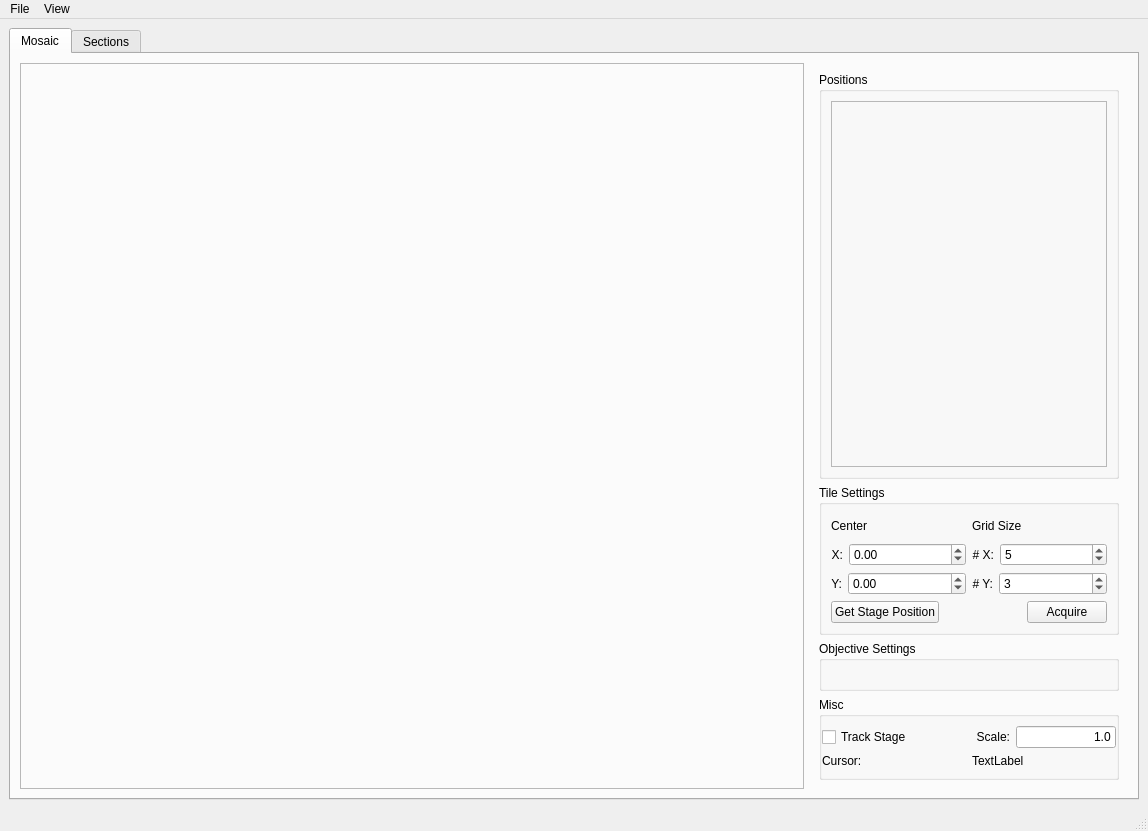
<?xml version="1.0" encoding="UTF-8"?>
<ui version="4.0">
 <class>MainWindow</class>
 <widget class="QMainWindow" name="MainWindow">
  <property name="geometry">
   <rect>
    <x>0</x>
    <y>0</y>
    <width>1148</width>
    <height>831</height>
   </rect>
  </property>
  <property name="windowTitle">
   <string>Steve</string>
  </property>
  <widget class="QWidget" name="centralwidget">
   <layout class="QGridLayout" name="gridLayout_2">
    <item row="0" column="0">
     <widget class="QTabWidget" name="tabWidget">
      <property name="currentIndex">
       <number>0</number>
      </property>
      <widget class="QWidget" name="mosaicTab">
       <attribute name="title">
        <string>Mosaic</string>
       </attribute>
       <layout class="QHBoxLayout" name="horizontalLayout_2">
        <item>
         <widget class="QFrame" name="mosaicFrame">
          <property name="frameShape">
           <enum>QFrame::StyledPanel</enum>
          </property>
          <property name="frameShadow">
           <enum>QFrame::Raised</enum>
          </property>
         </widget>
        </item>
        <item>
         <widget class="QWidget" name="widget" native="true">
          <property name="sizePolicy">
           <sizepolicy hsizetype="Maximum" vsizetype="Preferred">
            <horstretch>0</horstretch>
            <verstretch>0</verstretch>
           </sizepolicy>
          </property>
          <property name="minimumSize">
           <size>
            <width>0</width>
            <height>0</height>
           </size>
          </property>
          <property name="maximumSize">
           <size>
            <width>16777215</width>
            <height>100000</height>
           </size>
          </property>
          <layout class="QVBoxLayout" name="verticalLayout_2">
           <item>
            <widget class="QGroupBox" name="positionsGroupBox">
             <property name="sizePolicy">
              <sizepolicy hsizetype="Preferred" vsizetype="Expanding">
               <horstretch>0</horstretch>
               <verstretch>0</verstretch>
              </sizepolicy>
             </property>
             <property name="minimumSize">
              <size>
               <width>0</width>
               <height>0</height>
              </size>
             </property>
             <property name="maximumSize">
              <size>
               <width>10000</width>
               <height>10000</height>
              </size>
             </property>
             <property name="title">
              <string>Positions</string>
             </property>
             <layout class="QVBoxLayout" name="verticalLayout_4">
              <item>
               <widget class="QFrame" name="positionsFrame">
                <property name="frameShape">
                 <enum>QFrame::StyledPanel</enum>
                </property>
                <property name="frameShadow">
                 <enum>QFrame::Raised</enum>
                </property>
               </widget>
              </item>
             </layout>
            </widget>
           </item>
           <item>
            <widget class="QGroupBox" name="tilesGroupBox">
             <property name="minimumSize">
              <size>
               <width>300</width>
               <height>150</height>
              </size>
             </property>
             <property name="maximumSize">
              <size>
               <width>300</width>
               <height>300</height>
              </size>
             </property>
             <property name="title">
              <string>Tile Settings</string>
             </property>
             <layout class="QVBoxLayout" name="verticalLayout_8">
              <item>
               <layout class="QHBoxLayout" name="horizontalLayout_8">
                <item>
                 <layout class="QVBoxLayout" name="verticalLayout_3">
                  <item>
                   <widget class="QLabel" name="startingPositionLabel">
                    <property name="font">
                     <font>
                      <weight>50</weight>
                      <bold>false</bold>
                     </font>
                    </property>
                    <property name="text">
                     <string>Center</string>
                    </property>
                    <property name="alignment">
                     <set>Qt::AlignLeading|Qt::AlignLeft|Qt::AlignVCenter</set>
                    </property>
                   </widget>
                  </item>
                  <item>
                   <layout class="QHBoxLayout" name="horizontalLayout_4">
                    <item>
                     <widget class="QLabel" name="xPosLabel">
                      <property name="text">
                       <string>X:</string>
                      </property>
                      <property name="alignment">
                       <set>Qt::AlignRight|Qt::AlignTrailing|Qt::AlignVCenter</set>
                      </property>
                     </widget>
                    </item>
                    <item>
                     <widget class="QDoubleSpinBox" name="xStartPosSpinBox">
                      <property name="sizePolicy">
                       <sizepolicy hsizetype="MinimumExpanding" vsizetype="Fixed">
                        <horstretch>0</horstretch>
                        <verstretch>0</verstretch>
                       </sizepolicy>
                      </property>
                      <property name="minimum">
                       <double>-50000.000000000000000</double>
                      </property>
                      <property name="maximum">
                       <double>50000.000000000000000</double>
                      </property>
                     </widget>
                    </item>
                   </layout>
                  </item>
                  <item>
                   <layout class="QHBoxLayout" name="horizontalLayout_6">
                    <item>
                     <widget class="QLabel" name="yPosLabel">
                      <property name="text">
                       <string>Y:</string>
                      </property>
                      <property name="alignment">
                       <set>Qt::AlignRight|Qt::AlignTrailing|Qt::AlignVCenter</set>
                      </property>
                     </widget>
                    </item>
                    <item>
                     <widget class="QDoubleSpinBox" name="yStartPosSpinBox">
                      <property name="sizePolicy">
                       <sizepolicy hsizetype="MinimumExpanding" vsizetype="Fixed">
                        <horstretch>0</horstretch>
                        <verstretch>0</verstretch>
                       </sizepolicy>
                      </property>
                      <property name="minimum">
                       <double>-50000.000000000000000</double>
                      </property>
                      <property name="maximum">
                       <double>500000.000000000000000</double>
                      </property>
                     </widget>
                    </item>
                   </layout>
                  </item>
                 </layout>
                </item>
                <item>
                 <layout class="QVBoxLayout" name="verticalLayout_7">
                  <item>
                   <widget class="QLabel" name="gridDimLabel">
                    <property name="font">
                     <font>
                      <weight>50</weight>
                      <bold>false</bold>
                     </font>
                    </property>
                    <property name="text">
                     <string>Grid Size</string>
                    </property>
                    <property name="alignment">
                     <set>Qt::AlignLeading|Qt::AlignLeft|Qt::AlignVCenter</set>
                    </property>
                   </widget>
                  </item>
                  <item>
                   <layout class="QHBoxLayout" name="horizontalLayout_5">
                    <item>
                     <widget class="QLabel" name="numXLabel">
                      <property name="text">
                       <string># X:</string>
                      </property>
                      <property name="alignment">
                       <set>Qt::AlignRight|Qt::AlignTrailing|Qt::AlignVCenter</set>
                      </property>
                     </widget>
                    </item>
                    <item>
                     <widget class="QSpinBox" name="xSpinBox">
                      <property name="sizePolicy">
                       <sizepolicy hsizetype="MinimumExpanding" vsizetype="Fixed">
                        <horstretch>0</horstretch>
                        <verstretch>0</verstretch>
                       </sizepolicy>
                      </property>
                      <property name="minimum">
                       <number>1</number>
                      </property>
                      <property name="value">
                       <number>5</number>
                      </property>
                     </widget>
                    </item>
                   </layout>
                  </item>
                  <item>
                   <layout class="QHBoxLayout" name="horizontalLayout_7">
                    <item>
                     <widget class="QLabel" name="numYLabel">
                      <property name="text">
                       <string># Y:</string>
                      </property>
                      <property name="alignment">
                       <set>Qt::AlignRight|Qt::AlignTrailing|Qt::AlignVCenter</set>
                      </property>
                     </widget>
                    </item>
                    <item>
                     <widget class="QSpinBox" name="ySpinBox">
                      <property name="sizePolicy">
                       <sizepolicy hsizetype="MinimumExpanding" vsizetype="Fixed">
                        <horstretch>0</horstretch>
                        <verstretch>0</verstretch>
                       </sizepolicy>
                      </property>
                      <property name="minimum">
                       <number>1</number>
                      </property>
                      <property name="value">
                       <number>3</number>
                      </property>
                     </widget>
                    </item>
                   </layout>
                  </item>
                 </layout>
                </item>
               </layout>
              </item>
              <item>
               <layout class="QHBoxLayout" name="horizontalLayout_10">
                <item>
                 <widget class="QPushButton" name="getStagePosButton">
                  <property name="maximumSize">
                   <size>
                    <width>150</width>
                    <height>16777215</height>
                   </size>
                  </property>
                  <property name="text">
                   <string>Get Stage Position</string>
                  </property>
                 </widget>
                </item>
                <item>
                 <spacer name="horizontalSpacer_2">
                  <property name="orientation">
                   <enum>Qt::Horizontal</enum>
                  </property>
                  <property name="sizeHint" stdset="0">
                   <size>
                    <width>40</width>
                    <height>20</height>
                   </size>
                  </property>
                 </spacer>
                </item>
                <item>
                 <widget class="QPushButton" name="imageGridButton">
                  <property name="maximumSize">
                   <size>
                    <width>150</width>
                    <height>16777215</height>
                   </size>
                  </property>
                  <property name="text">
                   <string>Acquire</string>
                  </property>
                 </widget>
                </item>
               </layout>
              </item>
             </layout>
            </widget>
           </item>
           <item>
            <widget class="ObjectivesGroupBox" name="objectivesGroupBox">
             <property name="minimumSize">
              <size>
               <width>250</width>
               <height>50</height>
              </size>
             </property>
             <property name="maximumSize">
              <size>
               <width>300</width>
               <height>300</height>
              </size>
             </property>
             <property name="title">
              <string>Objective Settings</string>
             </property>
            </widget>
           </item>
           <item>
            <widget class="QGroupBox" name="miscGroupBox">
             <property name="minimumSize">
              <size>
               <width>0</width>
               <height>20</height>
              </size>
             </property>
             <property name="title">
              <string>Misc</string>
             </property>
             <layout class="QVBoxLayout" name="verticalLayout">
              <property name="leftMargin">
               <number>0</number>
              </property>
              <property name="rightMargin">
               <number>0</number>
              </property>
              <item>
               <layout class="QHBoxLayout" name="horizontalLayout">
                <item>
                 <widget class="QCheckBox" name="trackStageCheckBox">
                  <property name="text">
                   <string>Track Stage</string>
                  </property>
                 </widget>
                </item>
                <item>
                 <widget class="QLabel" name="scaleLabel">
                  <property name="text">
                   <string>Scale:</string>
                  </property>
                  <property name="alignment">
                   <set>Qt::AlignRight|Qt::AlignTrailing|Qt::AlignVCenter</set>
                  </property>
                 </widget>
                </item>
                <item>
                 <widget class="QLineEdit" name="scaleLineEdit">
                  <property name="sizePolicy">
                   <sizepolicy hsizetype="Preferred" vsizetype="Fixed">
                    <horstretch>0</horstretch>
                    <verstretch>0</verstretch>
                   </sizepolicy>
                  </property>
                  <property name="maximumSize">
                   <size>
                    <width>100</width>
                    <height>16777215</height>
                   </size>
                  </property>
                  <property name="text">
                   <string>1.0</string>
                  </property>
                  <property name="alignment">
                   <set>Qt::AlignRight|Qt::AlignTrailing|Qt::AlignVCenter</set>
                  </property>
                 </widget>
                </item>
               </layout>
              </item>
              <item>
               <layout class="QHBoxLayout" name="horizontalLayout_9">
                <item>
                 <widget class="QLabel" name="cursorPosition">
                  <property name="sizePolicy">
                   <sizepolicy hsizetype="Preferred" vsizetype="Fixed">
                    <horstretch>0</horstretch>
                    <verstretch>0</verstretch>
                   </sizepolicy>
                  </property>
                  <property name="text">
                   <string>Cursor:</string>
                  </property>
                  <property name="alignment">
                   <set>Qt::AlignLeading|Qt::AlignLeft|Qt::AlignVCenter</set>
                  </property>
                 </widget>
                </item>
                <item>
                 <widget class="QLabel" name="mosaicLabel">
                  <property name="sizePolicy">
                   <sizepolicy hsizetype="Preferred" vsizetype="Fixed">
                    <horstretch>0</horstretch>
                    <verstretch>0</verstretch>
                   </sizepolicy>
                  </property>
                  <property name="text">
                   <string>TextLabel</string>
                  </property>
                  <property name="alignment">
                   <set>Qt::AlignLeading|Qt::AlignLeft|Qt::AlignVCenter</set>
                  </property>
                 </widget>
                </item>
               </layout>
              </item>
             </layout>
            </widget>
           </item>
          </layout>
         </widget>
        </item>
       </layout>
      </widget>
      <widget class="QWidget" name="sectionsTab">
       <attribute name="title">
        <string>Sections</string>
       </attribute>
       <layout class="QHBoxLayout" name="horizontalLayout_3">
        <item>
         <widget class="QFrame" name="sectionsDisplayFrame">
          <property name="frameShape">
           <enum>QFrame::StyledPanel</enum>
          </property>
          <property name="frameShadow">
           <enum>QFrame::Raised</enum>
          </property>
         </widget>
        </item>
        <item>
         <widget class="QWidget" name="sectionsWidget" native="true">
          <property name="minimumSize">
           <size>
            <width>0</width>
            <height>0</height>
           </size>
          </property>
          <property name="maximumSize">
           <size>
            <width>300</width>
            <height>16777215</height>
           </size>
          </property>
          <layout class="QVBoxLayout" name="verticalLayout_5">
           <item>
            <widget class="QGroupBox" name="sectionsGroupBox">
             <property name="maximumSize">
              <size>
               <width>100000</width>
               <height>16777215</height>
              </size>
             </property>
             <property name="title">
              <string>Sections</string>
             </property>
             <layout class="QVBoxLayout" name="verticalLayout_6">
              <item>
               <widget class="QScrollArea" name="sectionsScrollArea">
                <property name="sizePolicy">
                 <sizepolicy hsizetype="Preferred" vsizetype="Preferred">
                  <horstretch>0</horstretch>
                  <verstretch>0</verstretch>
                 </sizepolicy>
                </property>
                <property name="widgetResizable">
                 <bool>true</bool>
                </property>
                <widget class="QWidget" name="scrollAreaWidgetContents_2">
                 <property name="geometry">
                  <rect>
                   <x>0</x>
                   <y>0</y>
                   <width>98</width>
                   <height>28</height>
                  </rect>
                 </property>
                </widget>
               </widget>
              </item>
             </layout>
            </widget>
           </item>
           <item>
            <widget class="QGroupBox" name="sectionViewSettingsGroupBox">
             <property name="maximumSize">
              <size>
               <width>16777215</width>
               <height>120</height>
              </size>
             </property>
             <property name="title">
              <string>Section View Settings</string>
             </property>
             <layout class="QGridLayout" name="gridLayout">
              <item row="1" column="0">
               <widget class="QLabel" name="thresholdLabel">
                <property name="text">
                 <string>Threshold</string>
                </property>
               </widget>
              </item>
              <item row="4" column="1">
               <widget class="QSlider" name="foregroundOpacitySlider">
                <property name="sizePolicy">
                 <sizepolicy hsizetype="Preferred" vsizetype="Preferred">
                  <horstretch>0</horstretch>
                  <verstretch>0</verstretch>
                 </sizepolicy>
                </property>
                <property name="maximum">
                 <number>100</number>
                </property>
                <property name="value">
                 <number>50</number>
                </property>
                <property name="orientation">
                 <enum>Qt::Horizontal</enum>
                </property>
               </widget>
              </item>
              <item row="0" column="0">
               <widget class="QCheckBox" name="moveAllSectionsCheckBox">
                <property name="text">
                 <string>Move All Sections</string>
                </property>
               </widget>
              </item>
              <item row="4" column="0">
               <widget class="QLabel" name="foregroundOpacityLabel">
                <property name="text">
                 <string>Section Opacity</string>
                </property>
               </widget>
              </item>
              <item row="0" column="1">
               <widget class="QCheckBox" name="showFeaturesCheckBox">
                <property name="text">
                 <string>Show Features</string>
                </property>
               </widget>
              </item>
              <item row="2" column="0">
               <widget class="QLabel" name="backgroundLabel">
                <property name="text">
                 <string>Background Type</string>
                </property>
               </widget>
              </item>
              <item row="2" column="1">
               <widget class="QComboBox" name="backgroundComboBox">
                <item>
                 <property name="text">
                  <string>Mean</string>
                 </property>
                </item>
               </widget>
              </item>
              <item row="1" column="1">
               <widget class="QSlider" name="thresholdSlider">
                <property name="sizePolicy">
                 <sizepolicy hsizetype="Preferred" vsizetype="Preferred">
                  <horstretch>0</horstretch>
                  <verstretch>0</verstretch>
                 </sizepolicy>
                </property>
                <property name="maximum">
                 <number>100</number>
                </property>
                <property name="value">
                 <number>50</number>
                </property>
                <property name="orientation">
                 <enum>Qt::Horizontal</enum>
                </property>
               </widget>
              </item>
             </layout>
            </widget>
           </item>
          </layout>
         </widget>
        </item>
       </layout>
      </widget>
     </widget>
    </item>
   </layout>
  </widget>
  <widget class="QMenuBar" name="menubar">
   <property name="geometry">
    <rect>
     <x>0</x>
     <y>0</y>
     <width>1148</width>
     <height>21</height>
    </rect>
   </property>
   <widget class="QMenu" name="menuFile">
    <property name="title">
     <string>File</string>
    </property>
    <addaction name="actionSet_Working_Directory"/>
    <addaction name="separator"/>
    <addaction name="actionDelete_Images"/>
    <addaction name="actionLoad_Movie"/>
    <addaction name="actionLoad_Mosaic"/>
    <addaction name="actionLoad_Positions"/>
    <addaction name="actionSave_Mosaic"/>
    <addaction name="actionSave_Positions"/>
    <addaction name="actionSave_Snapshot"/>
    <addaction name="separator"/>
    <addaction name="actionQuit"/>
   </widget>
   <widget class="QMenu" name="menuView">
    <property name="title">
     <string>View</string>
    </property>
    <addaction name="actionAdjust_Contrast"/>
   </widget>
   <addaction name="menuFile"/>
   <addaction name="menuView"/>
  </widget>
  <widget class="QStatusBar" name="statusbar"/>
  <action name="actionQuit">
   <property name="text">
    <string>Quit (Ctrl+Q)</string>
   </property>
   <property name="shortcut">
    <string>Ctrl+Q</string>
   </property>
  </action>
  <action name="actionConnect">
   <property name="text">
    <string>Connect</string>
   </property>
  </action>
  <action name="actionDisconnect">
   <property name="text">
    <string>Disconnect</string>
   </property>
  </action>
  <action name="actionSave_Positions">
   <property name="text">
    <string>Save Positions</string>
   </property>
   <property name="shortcut">
    <string>Ctrl+T</string>
   </property>
  </action>
  <action name="actionSave_Mosaic">
   <property name="text">
    <string>Save Mosaic</string>
   </property>
   <property name="shortcut">
    <string>Ctrl+S</string>
   </property>
  </action>
  <action name="actionSet_Working_Directory">
   <property name="text">
    <string>Set Working Directory</string>
   </property>
  </action>
  <action name="actionLoad_Mosaic">
   <property name="text">
    <string>Load Mosaic</string>
   </property>
   <property name="shortcut">
    <string>Ctrl+M</string>
   </property>
  </action>
  <action name="actionDelete_Images">
   <property name="text">
    <string>Delete Images</string>
   </property>
   <property name="shortcut">
    <string>Ctrl+D</string>
   </property>
  </action>
  <action name="actionLoad_Positions">
   <property name="text">
    <string>Load Positions</string>
   </property>
   <property name="shortcut">
    <string>Ctrl+P</string>
   </property>
  </action>
  <action name="actionSave_Snapshot">
   <property name="text">
    <string>Save Snapshot</string>
   </property>
   <property name="shortcut">
    <string>Ctrl+I</string>
   </property>
  </action>
  <action name="actionLoad_Movie">
   <property name="text">
    <string>Load Movie</string>
   </property>
   <property name="shortcut">
    <string>Ctrl+L</string>
   </property>
  </action>
  <action name="actionLoad_Dax_By_Pattern">
   <property name="text">
    <string>Load Dax By Pattern</string>
   </property>
  </action>
  <action name="actionAdjust_Contrast">
   <property name="text">
    <string>Adjust Contrast</string>
   </property>
   <property name="shortcut">
    <string>Ctrl+C</string>
   </property>
  </action>
 </widget>
 <customwidgets>
  <customwidget>
   <class>ObjectivesGroupBox</class>
   <extends>QGroupBox</extends>
   <header>objectives</header>
   <container>1</container>
  </customwidget>
 </customwidgets>
 <tabstops>
  <tabstop>xStartPosSpinBox</tabstop>
  <tabstop>yStartPosSpinBox</tabstop>
  <tabstop>xSpinBox</tabstop>
  <tabstop>ySpinBox</tabstop>
  <tabstop>tabWidget</tabstop>
  <tabstop>foregroundOpacitySlider</tabstop>
  <tabstop>backgroundComboBox</tabstop>
  <tabstop>thresholdSlider</tabstop>
  <tabstop>showFeaturesCheckBox</tabstop>
  <tabstop>moveAllSectionsCheckBox</tabstop>
  <tabstop>sectionsScrollArea</tabstop>
 </tabstops>
 <resources/>
 <connections/>
</ui>
